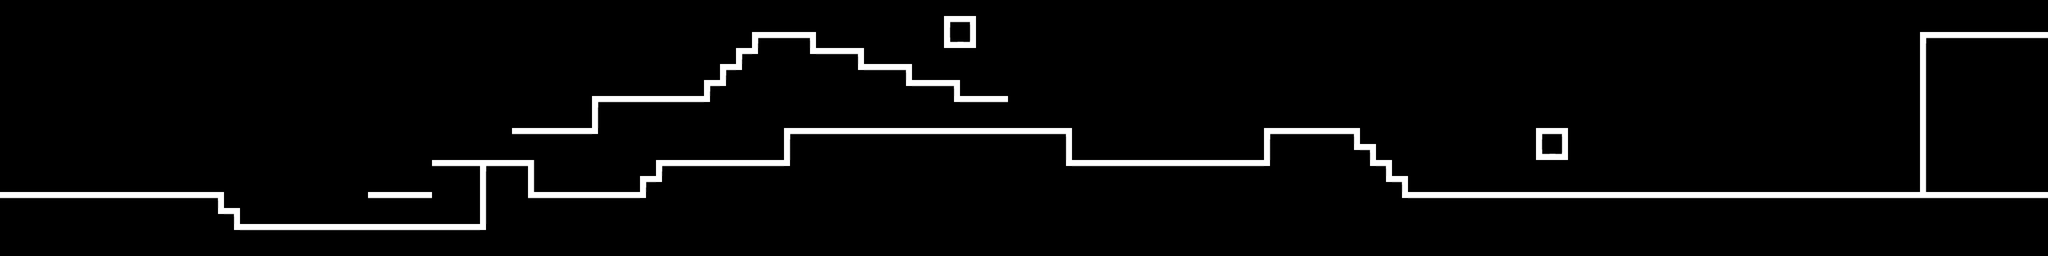

A level layout from a 2D game, rendered from its tile map. Below: a short description, then the map file with tile-grid data replaced by summaries:
An orthogonal 128x16 tile map with 32x32 px tiles, 2 tile layers (Ground, Blocks) and 13 objects (9x speed, 3x kill, flag).

<map version="1.0" orientation="orthogonal" renderorder="right-down" width="128" height="16" tilewidth="32" tileheight="32" nextobjectid="34">
 <tileset firstgid="1" name="iTideSprites" tilewidth="32" tileheight="32">
  <image source="iTideSprites.png" width="192" height="192" />
 </tileset>
 <layer name="Ground" width="128" height="16">
  <data>[2048 cells, 221 non-empty, 9 distinct tile ids]</data>
 </layer>
 <layer name="Blocks" width="128" height="16">
  <data>[2048 cells, 0 non-empty, 0 distinct tile ids]</data>
 </layer>
 <objectgroup name="Items">
  <object id="19" type="flag" gid="19" x="3801" y="384">
   <properties>
    <property name="sprite" value="flag" />
   </properties>
  </object>
  <object id="20" type="speed" gid="20" x="434.333" y="331.333">
   <properties>
    <property name="sprite" value="clock" />
   </properties>
  </object>
  <object id="21" type="kill" gid="21" x="925.333" y="445.333">
   <properties>
    <property name="sprite" value="arrowBack" />
   </properties>
  </object>
  <object id="22" type="speed" gid="20" x="1111.33" y="221.333">
   <properties>
    <property name="sprite" value="clock" />
   </properties>
  </object>
  <object id="23" type="speed" gid="20" x="1622.33" y="202.333">
   <properties>
    <property name="sprite" value="clock" />
   </properties>
  </object>
  <object id="24" type="kill" gid="21" x="2489.67" y="314.667">
   <properties>
    <property name="sprite" value="arrowBack" />
   </properties>
  </object>
  <object id="25" type="speed" gid="20" x="2177.33" y="315.667">
   <properties>
    <property name="sprite" value="clock" />
   </properties>
  </object>
  <object id="26" type="speed" gid="20" x="2792.67" y="214.333">
   <properties>
    <property name="sprite" value="clock" />
   </properties>
  </object>
  <object id="27" type="speed" gid="20" x="3036" y="310.667">
   <properties>
    <property name="sprite" value="clock" />
   </properties>
  </object>
  <object id="28" type="kill" gid="21" x="3501" y="380">
   <properties>
    <property name="sprite" value="arrowBack" />
   </properties>
  </object>
  <object id="31" type="speed" gid="20" x="1851.67" y="85">
   <properties>
    <property name="sprite" value="clock" />
   </properties>
  </object>
  <object id="32" type="speed" gid="20" x="1266.67" y="333">
   <properties>
    <property name="sprite" value="clock" />
   </properties>
  </object>
  <object id="33" type="speed" gid="20" x="1909.33" y="251.667">
   <properties>
    <property name="sprite" value="clock" />
   </properties>
  </object>
 </objectgroup>
</map>